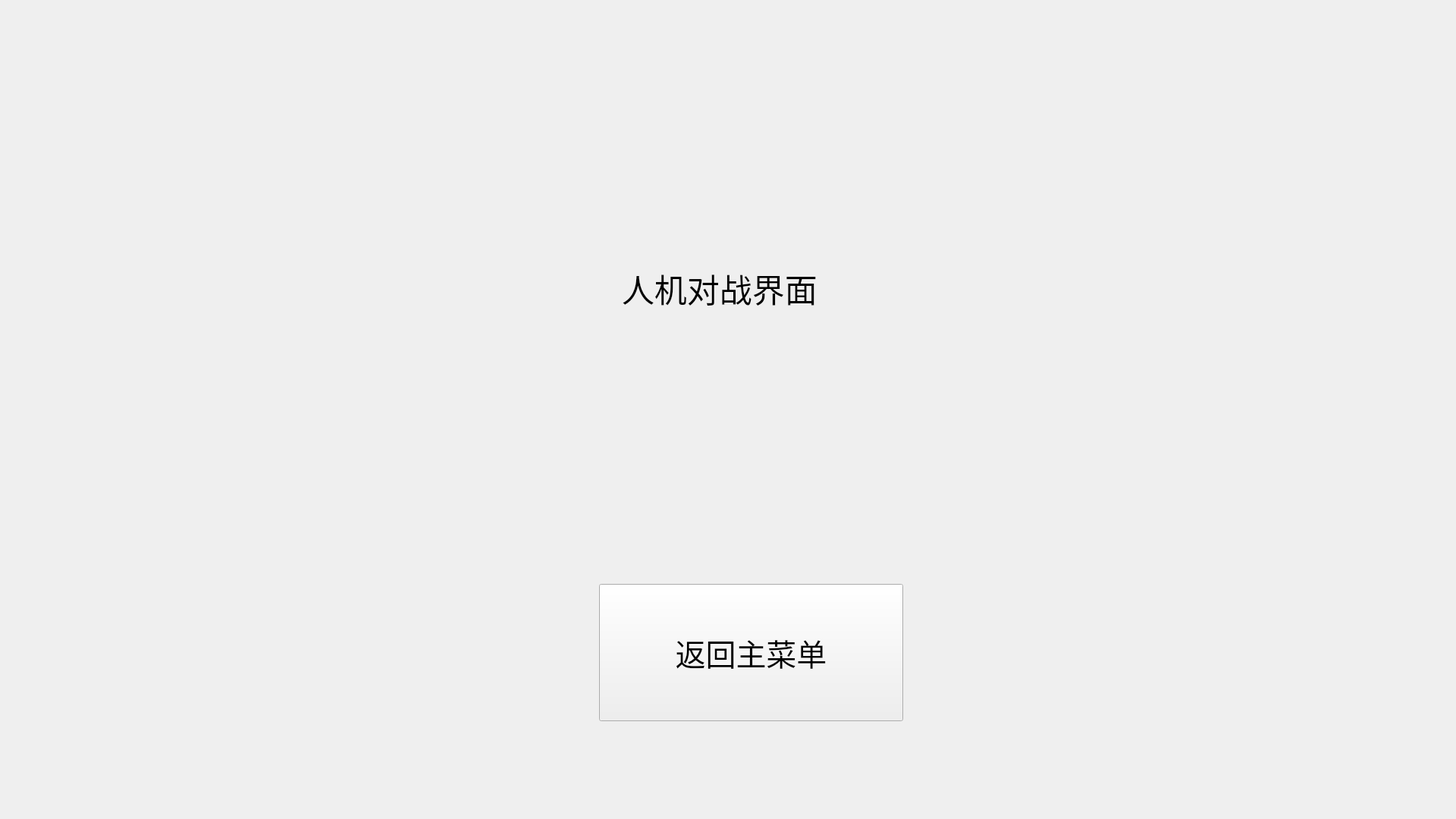
<?xml version="1.0" encoding="UTF-8"?>
<ui version="4.0">
 <class>PVEWindow</class>
 <widget class="QWidget" name="PVEWindow">
  <property name="geometry">
   <rect>
    <x>0</x>
    <y>0</y>
    <width>1920</width>
    <height>1080</height>
   </rect>
  </property>
  <property name="windowTitle">
   <string>坦克大战：人机对战</string>
  </property>
  <widget class="QPushButton" name="backMain">
   <property name="geometry">
    <rect>
     <x>790</x>
     <y>770</y>
     <width>401</width>
     <height>181</height>
    </rect>
   </property>
   <property name="font">
    <font>
     <family>隶书</family>
     <pointsize>30</pointsize>
    </font>
   </property>
   <property name="text">
    <string>返回主菜单</string>
   </property>
  </widget>
  <widget class="QLabel" name="label">
   <property name="geometry">
    <rect>
     <x>820</x>
     <y>320</y>
     <width>320</width>
     <height>121</height>
    </rect>
   </property>
   <property name="font">
    <font>
     <family>隶书</family>
     <pointsize>32</pointsize>
    </font>
   </property>
   <property name="text">
    <string>人机对战界面</string>
   </property>
  </widget>
 </widget>
 <resources/>
 <connections/>
</ui>
